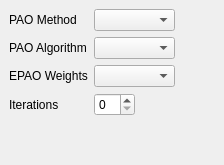
          <widget class="QWidget" name="AdvancedPAO" >
           <layout class="QVBoxLayout" >
            <property name="margin" >
             <number>9</number>
            </property>
            <property name="spacing" >
             <number>6</number>
            </property>
            <item>
             <layout class="QGridLayout" >
              <property name="margin" >
               <number>0</number>
              </property>
              <property name="spacing" >
               <number>6</number>
              </property>
              <item row="2" column="0" >
               <widget class="QLabel" name="label_49" >
                <property name="text" >
                 <string>EPAO Weights</string>
                </property>
               </widget>
              </item>
              <item row="2" column="1" >
               <widget class="QComboBox" name="epao_weights" />
              </item>
              <item row="1" column="0" >
               <widget class="QLabel" name="label_50" >
                <property name="text" >
                 <string>PAO Algorithm</string>
                </property>
               </widget>
              </item>
              <item row="0" column="1" >
               <widget class="QComboBox" name="pao_method" />
              </item>
              <item row="1" column="1" >
               <widget class="QComboBox" name="pao_algorithm" />
              </item>
              <item row="3" column="1" >
               <layout class="QHBoxLayout" >
                <property name="margin" >
                 <number>0</number>
                </property>
                <property name="spacing" >
                 <number>6</number>
                </property>
                <item>
                 <widget class="QSpinBox" name="epao_iterate" />
                </item>
                <item>
                 <spacer>
                  <property name="orientation" >
                   <enum>Qt::Horizontal</enum>
                  </property>
                  <property name="sizeHint" >
                   <size>
                    <width>40</width>
                    <height>20</height>
                   </size>
                  </property>
                 </spacer>
                </item>
               </layout>
              </item>
              <item row="3" column="0" >
               <widget class="QLabel" name="label_48" >
                <property name="text" >
                 <string>Iterations</string>
                </property>
               </widget>
              </item>
              <item row="0" column="0" >
               <widget class="QLabel" name="label_51" >
                <property name="text" >
                 <string>PAO Method</string>
                </property>
               </widget>
              </item>
              <item row="0" column="2" >
               <spacer>
                <property name="orientation" >
                 <enum>Qt::Horizontal</enum>
                </property>
                <property name="sizeHint" >
                 <size>
                  <width>40</width>
                  <height>20</height>
                 </size>
                </property>
               </spacer>
              </item>
             </layout>
            </item>
            <item>
             <spacer>
              <property name="orientation" >
               <enum>Qt::Vertical</enum>
              </property>
              <property name="sizeHint" >
               <size>
                <width>20</width>
                <height>40</height>
               </size>
              </property>
             </spacer>
            </item>
           </layout>
          </widget>
